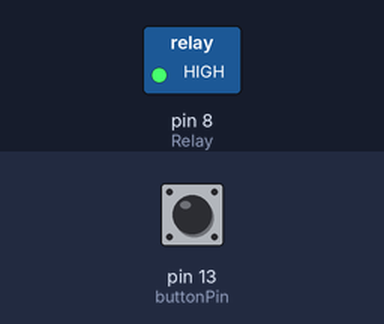
Recording of a sketch running on a simulated Arduino Uno, built with avr-gcc and run on an emulated ATmega328P. Parts: switched loads named in the sketch (green lamp = pin HIGH). Dashed ring = blinking. The inputs (shaded band) are chosen by the test bench; at power-on: pin 13 (buttonPin) HIGH. The modem accepts every AT command (registered, SIM ready, sends succeed) and sends nothing else.

Above: at 1.2 s.
1.3 s: pin 13 (buttonPin) pulled LOW for 3.2 s
At 5.2 s:
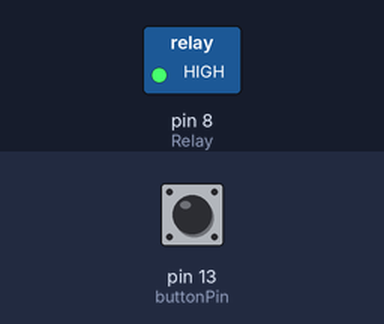
6.4 s: pin 13 (buttonPin) pulled LOW for 0.15 s
At 8.0 s:
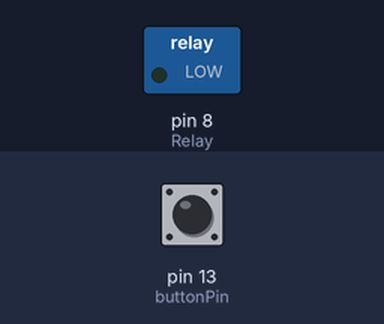
Timing chart, 0 to 9.5 s (numbered marks = the images above; inputs shaded):
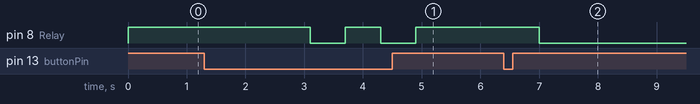

The sketch:

gsm.ino
```cpp
#include <SoftwareSerial.h>

SoftwareSerial gsm(10, 12); // RX, TX
int Relay = 8; // Relay on pin 8
const int buttonPin = 13; // button
int state = HIGH; // launched

int buttonState = 0; // button state

unsigned long workTime = 600000; // work time (20 min = 1200000)

unsigned long startTime;  // button ON or Ring
unsigned long currentTime; // millis();

String val = "";
int ch = 0;

void setup() {

  pinMode(Relay, OUTPUT);
  digitalWrite(Relay, state);
  pinMode(buttonPin, INPUT_PULLUP);
  gsm.begin(57600);
  Serial.begin(57600);
  gsm.println("AT+CLIP=1");
}

void loop() {

  if (gsm.available()) {
    while (gsm.available()) {
      ch = gsm.read();
      val += char(ch);
      delay(10);
    }

    if (val.indexOf("RING") > -1) {
      //Serial.println("RING");
      //Serial.println(val);
      if ((val.indexOf("375291234567") > -1) || (val.indexOf("375291234567") > -1)) {
        //  Serial.println("--- MASTER RING DETECTED ---");
        startTime = millis();
        gsm.println("ATH0");
        delay(500);
      } else {
        gsm.println("ATH0");
      }
    }
    val = "";
  }


  buttonState = readButton(buttonPin);

  if (buttonState == LOW) {
    if (state == LOW) {  // button ON, relay ON
      startTime = 0;
    }

    if (state == HIGH) {  // button ON, relay OFF
      startTime = millis();
    }
    delay(500);
  }
  state = runWebasto (startTime);
  digitalWrite(Relay, state);

}

int readButton(int pin)
{
  if (digitalRead(pin) == LOW) {
    delay(100);
    if (digitalRead(pin) == LOW) {
      return LOW;
    }
  }
  return HIGH;
}

int runWebasto (unsigned long startTime) {
  currentTime = millis();
  if (startTime == 0) {
    state  = HIGH;
    return  state;
  }

  if ((currentTime - startTime) > workTime) {      // work: yes or no
    state  = HIGH;
  } else {
    if (startTime > 2000) {
      state  = LOW;
    }
  }

  return  state;
}
```

Measured:
- after the input at 1.3 s, pin 8 (Relay): alternates HIGH for 0.60 s and LOW for 0.60 s, 4 changes in all, then stays HIGH, starting after 1.8 s
- after the input at 6.4 s, pin 8 (Relay): HIGH → LOW after 0.60 s
